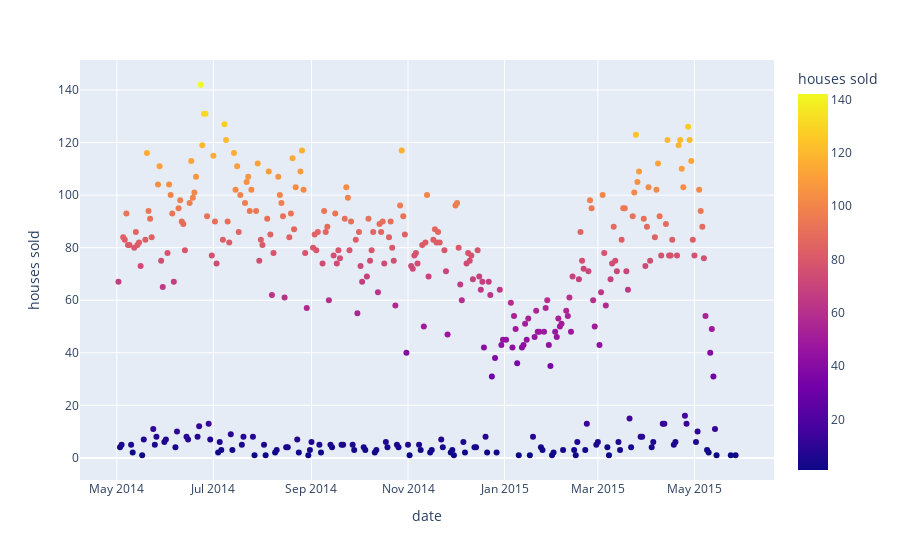

The cell this chart's notebook holds for it:
### Code cell
px.scatter(date_df, x = 'date', y= 'houses sold' , color='houses sold')

### Figure 1 — Plotly figure (JSON) as saved in the notebook; plotly's stock layout.template omitted (floating-point values rounded to 4 significant figures; data arrays with more than 128 entries replaced by an {"elided": "..."} marker saying what was removed)
{"data": [{"hovertemplate": "date=%{x}<br>houses sold=%{marker.color}<extra></extra>", "legendgroup": "", "marker": {"color": {"elided": "372 int values"}, "coloraxis": "coloraxis", "symbol": "circle"}, "mode": "markers", "name": "", "orientation": "v", "showlegend": false, "type": "scatter", "x": {"elided": "372 str values"}, "xaxis": "x", "y": {"elided": "372 int values"}, "yaxis": "y"}], "layout": {"coloraxis": {"colorbar": {"title": {"text": "houses sold"}}, "colorscale": [[0, "#0d0887"], [0.1111, "#46039f"], [0.2222, "#7201a8"], [0.3333, "#9c179e"], [0.4444, "#bd3786"], [0.5556, "#d8576b"], [0.6667, "#ed7953"], [0.7778, "#fb9f3a"], [0.8889, "#fdca26"], [1, "#f0f921"]]}, "legend": {"tracegroupgap": 0}, "margin": {"t": 60}, "xaxis": {"anchor": "y", "domain": [0, 1], "title": {"text": "date"}}, "yaxis": {"anchor": "x", "domain": [0, 1], "title": {"text": "houses sold"}}}}
